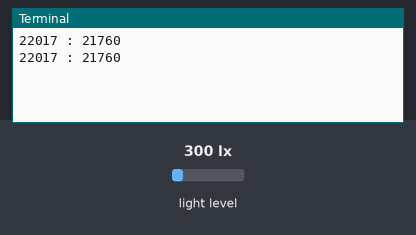
A program run on a simulated Raspberry Pi (BCM pin numbers). Parts: the last lines printed to the terminal. The test bench sets the inputs (shaded band); at power-on: light level 300 lx.

Above: at 1.2 s.
1.3 s: light level set to 40 lx
At 2.4 s:
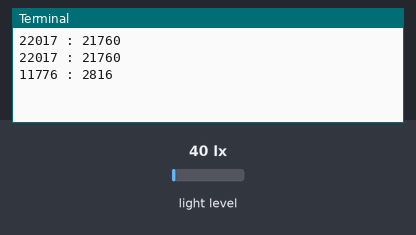
2.8 s: light level set to 500 lx
At 4.0 s:
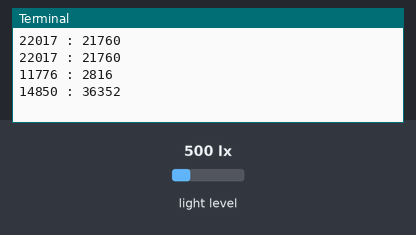
Timing chart, 0 to 5.8 s (numbered marks = the images above; inputs shaded):
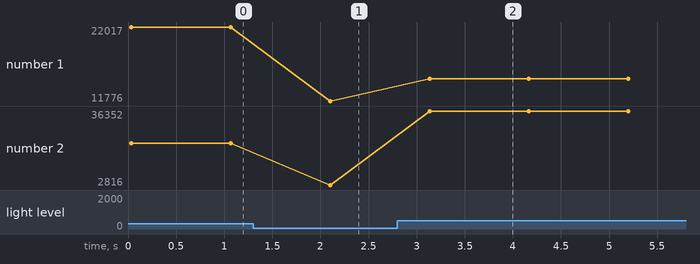

The program:

i2c_luminosity.py
```python
#! /usr/bin/python

from I2C import I2C
import signal
import sys
import smbus
import time

# TSL2561

DEBUG = 0;

# address options
address_low = 0x29;
address_float = 0x39;
address_high = 0x49;

COMMAND_BIT = 0x80;
CLEAR_BIT = 0x40;
WORD_BIT = 0x20;
BLOCK_BIT = 0x10;

CONTROL_POWER_ON = 0x03;
CONTROL_POWER_OFF = 0X00;

# Registers
REGISTER_CONTROL = 0x00;
REGISTER_TIMING = 0x01;
REGISTER_THRESHOLDL_LOW = 0x02;
REGISTER_THRESHOLDL_HIGH = 0x03;
REGISTER_THRESHOLDH_LOW = 0x04;
REGISTER_THRESHOLDH_HIGH = 0x05
REGISTER_INTERRUPT = 0x06;
REGISTER_CRC = 0x08;
REGISTER_ID = 0x0A;
REGISTER_CHAN0_LOW = 0x0C;
REGISTER_CHAN0_HIGH = 0x0D;
REGISTER_CHAN1_LOW = 0x0E;
REGISTER_CHAN1_HIGH = 0x0F;

# Integration Time
INTEGRATIONTIME_13MS = 0x00;
INTEGRATIONTIME_101MS = 0x01;
INTEGRATIONTIME_402MS = 0x02;
integration = INTEGRATIONTIME_13MS;

# Gain
GAIN_0X = 0x00;
GAIN_16X = 0x10;
gain = GAIN_16X;

# channel
channel_visible = 2; # channel 0 - channel 1
channel_infrared = 1; # channel 1
channel_fullspectrum = 0; # channel 0

i2c = I2C(address_float);

def signal_handler(signal, frame) :
    sys.exit(0);

signal.signal(signal.SIGINT, signal_handler);

def enable() :
    i2c.write8(COMMAND_BIT | REGISTER_CONTROL, CONTROL_POWER_ON);

def disable() :
    i2c.write8(COMMAND_BIT | REGISTER_CONTROL, CONTROL_POWER_OFF);

def setTiming(timing) :
    enable();

    integration = timing;
    i2c.write8(COMMAND_BIT | REGISTER_TIMING, integration | gain);

    disable();

def setGain(gain) :
    enable();

    i2c.write8(COMMAND_BIT | REGISTER_TIMING, integration | gain);

    disable();

def getFullLuminosity() :
    luminosity = 0;

    enable();

    delay = {
        INTEGRATIONTIME_13MS : 0.014,
        INTEGRATIONTIME_101MS : 0.102,
        }.get(integration, 0.403);
    time.sleep(delay);

    luminosity = i2c.readU16(COMMAND_BIT | WORD_BIT | REGISTER_CHAN1_LOW);
    luminosity <<= 16;
    luminosity |= i2c.readU16(COMMAND_BIT | WORD_BIT | REGISTER_CHAN0_LOW);

    disable();

    return luminosity;

def getLuminosity(channel) :
    luminosity = getFullLuminosity();

    if (channel == 0) :
        return luminosity & 0xFFFF;
    elif (channel == 1) :
        return luminosity >> 16;
    elif (channel == 2) :
        return (luminosity & 0xFFFF) - (luminosity >> 16);

    return -1; # unknown channel

setTiming(INTEGRATIONTIME_13MS);
setGain(GAIN_16X);


while True :
    print getLuminosity(channel_visible), ":", getLuminosity(channel_infrared);
    time.sleep(1);
```

I2C.py
```python
#! /usr/bin/python

import smbus

class I2C :

    def __init__(self, address, bus = smbus.SMBus(1), debug = False) :
        self.address = address;
        self.bus = bus;
        self.debug = debug;

    def readU8(self, reg) : # read an unsigned byte value
        return self.bus.read_byte_data(self.address, reg);

    def readS8(self, reg) : # read a signed byte value
        result = self.readU8(reg);
        if (result > 127) :
            return result - 256;
        else :
            return result;

    def readU16(self, reg) : # read an unsigned 16-bit value
        hi_byte = self.readU8(reg);
        result = (hi_byte << 8) + self.readU8(reg + 1);
        return result;

    def readS16(self, reg) : # read a signed 16-bit value
        hi_byte = self.readU8(reg);
        if (hi_byte > 127) :
            hi_byte -= 256;
        result = (hi_byte << 8) + self.readU8(reg + 1);
        return result;

    def write8(self, cmd, val) :
        self.bus.write_byte_data(self.address, cmd, val);

    def writeList(self, reg, list) :
        self.bus.write_i2c_block_data(self.address, reg, list);
```

Measured:
- after the input at 1.3 s, the terminal: prints a new line after 0.80 s (image 1)
- after the input at 2.8 s, the terminal: prints a new line after 0.33 s (image 2)
- plotted number 1: 22017 → 11776 after the input at 1.3 s, 11776 → 14850 after the input at 2.8 s
- plotted number 2: 21760 → 2816 after the input at 1.3 s, 2816 → 36352 after the input at 2.8 s
